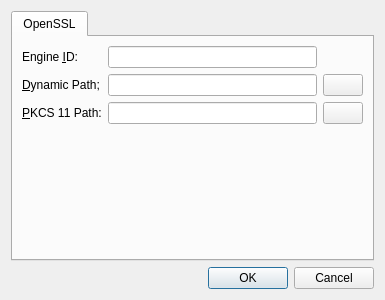
<?xml version="1.0" encoding="UTF-8"?>
<ui version="4.0">
 <class>PreferencesEditorDialog</class>
 <widget class="QDialog" name="PreferencesEditorDialog">
  <property name="geometry">
   <rect>
    <x>0</x>
    <y>0</y>
    <width>385</width>
    <height>300</height>
   </rect>
  </property>
  <property name="windowTitle">
   <string>Preferences</string>
  </property>
  <property name="windowIcon">
   <iconset resource="../../resources/L2tpIPsecVpn.qrc">
    <normaloff>:/images/configure.png</normaloff>:/images/configure.png</iconset>
  </property>
  <layout class="QVBoxLayout" name="m_pDialogLayout">
   <item>
    <widget class="QTabWidget" name="m_pTabWidget">
     <property name="currentIndex">
      <number>0</number>
     </property>
     <widget class="QWidget" name="m_pTabOpenSSL">
      <attribute name="title">
       <string>OpenSSL</string>
      </attribute>
      <layout class="QGridLayout" name="m_pOpenSSLTabLayout">
       <item row="0" column="0">
        <widget class="QLabel" name="m_pEngineIdLabel">
         <property name="text">
          <string>Engine &amp;ID:</string>
         </property>
         <property name="buddy">
          <cstring>m_pEngineIDLineEdit</cstring>
         </property>
        </widget>
       </item>
       <item row="0" column="1">
        <widget class="QLineEdit" name="m_pEngineIDLineEdit"/>
       </item>
       <item row="1" column="0">
        <widget class="QLabel" name="m_pDynamicPathLabel">
         <property name="text">
          <string>&amp;Dynamic Path;</string>
         </property>
         <property name="buddy">
          <cstring>m_pDynamicPathLineEdit</cstring>
         </property>
        </widget>
       </item>
       <item row="1" column="1">
        <widget class="QLineEdit" name="m_pDynamicPathLineEdit"/>
       </item>
       <item row="1" column="2">
        <widget class="QPushButton" name="m_pDynamicPathPushButton">
         <property name="text">
          <string/>
         </property>
         <property name="icon">
          <iconset resource="../../resources/L2tpIPsecVpn.qrc">
           <normaloff>:/images/search.png</normaloff>:/images/search.png</iconset>
         </property>
        </widget>
       </item>
       <item row="2" column="0">
        <widget class="QLabel" name="m_pPkcs11PathLabel">
         <property name="text">
          <string>&amp;PKCS 11 Path:</string>
         </property>
         <property name="buddy">
          <cstring>m_pPkcs11PathLineEdit</cstring>
         </property>
        </widget>
       </item>
       <item row="2" column="1">
        <widget class="QLineEdit" name="m_pPkcs11PathLineEdit"/>
       </item>
       <item row="2" column="2">
        <widget class="QPushButton" name="m_pPkcs11PathPushButton">
         <property name="text">
          <string/>
         </property>
         <property name="icon">
          <iconset resource="../../resources/L2tpIPsecVpn.qrc">
           <normaloff>:/images/search.png</normaloff>:/images/search.png</iconset>
         </property>
        </widget>
       </item>
       <item row="3" column="0">
        <spacer name="m_pOpenSSLVerticalSpacer">
         <property name="orientation">
          <enum>Qt::Vertical</enum>
         </property>
         <property name="sizeHint" stdset="0">
          <size>
           <width>20</width>
           <height>40</height>
          </size>
         </property>
        </spacer>
       </item>
      </layout>
     </widget>
    </widget>
   </item>
   <item>
    <widget class="QDialogButtonBox" name="m_pButtonBox">
     <property name="orientation">
      <enum>Qt::Horizontal</enum>
     </property>
     <property name="standardButtons">
      <set>QDialogButtonBox::Cancel|QDialogButtonBox::Ok</set>
     </property>
    </widget>
   </item>
  </layout>
 </widget>
 <tabstops>
  <tabstop>m_pTabWidget</tabstop>
  <tabstop>m_pEngineIDLineEdit</tabstop>
  <tabstop>m_pDynamicPathLineEdit</tabstop>
  <tabstop>m_pDynamicPathPushButton</tabstop>
  <tabstop>m_pPkcs11PathLineEdit</tabstop>
  <tabstop>m_pPkcs11PathPushButton</tabstop>
  <tabstop>m_pButtonBox</tabstop>
 </tabstops>
 <resources>
  <include location="../../resources/L2tpIPsecVpn.qrc"/>
 </resources>
 <connections>
  <connection>
   <sender>m_pButtonBox</sender>
   <signal>accepted()</signal>
   <receiver>PreferencesEditorDialog</receiver>
   <slot>accept()</slot>
   <hints>
    <hint type="sourcelabel">
     <x>248</x>
     <y>254</y>
    </hint>
    <hint type="destinationlabel">
     <x>157</x>
     <y>274</y>
    </hint>
   </hints>
  </connection>
  <connection>
   <sender>m_pButtonBox</sender>
   <signal>rejected()</signal>
   <receiver>PreferencesEditorDialog</receiver>
   <slot>reject()</slot>
   <hints>
    <hint type="sourcelabel">
     <x>316</x>
     <y>260</y>
    </hint>
    <hint type="destinationlabel">
     <x>286</x>
     <y>274</y>
    </hint>
   </hints>
  </connection>
 </connections>
</ui>
